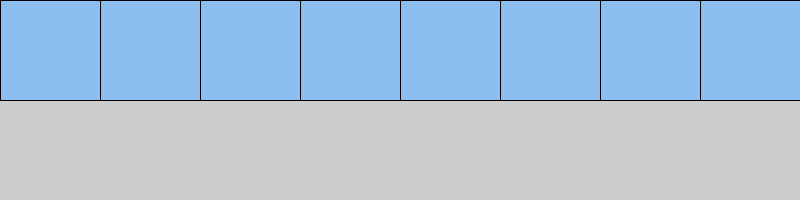
Frame 1 (no input)
Frame 60 (the mouse pressed at the canvas centre just before this capture): identical to frame 1, image omitted
Frame 120 (the mouse held since frame 60 and released just before this capture): identical to frame 1, image omitted

The Processing sketch that drew this single still picture (run headless with seeded random() and noise(); from frame 60 on, the mouse is pressed at the canvas centre):

// Processing sketch: week04_2
// ── week04_2.pde
//week04-2 好玩的程式設計 Processing for(迴圈)+if(判斷)
//Ctrl-N 可開新的視窗來寫程式
void setup(){ //設定的函式
  size(800, 200); //視窗大小800x200
}
void draw(){ //畫圖的函式
  for (int x=0; x<800; x += 100) { // for(迴圈)
    //Tool-色彩選擇器， 可以選擇你要的色彩， 再Copy複製， 再Ctrl-V貼
    //下面的if式判斷 mouse的X座標， 是否夾在 x ... x+100 中間
    if (x < mouseX && mouseX < X+100) fill(#B58CF0); // 設定橘色
    else fill(#8CBFF0); // 否則， 設定填充淡黃色
    rect( x, 0, 100, 100);
  }
}
